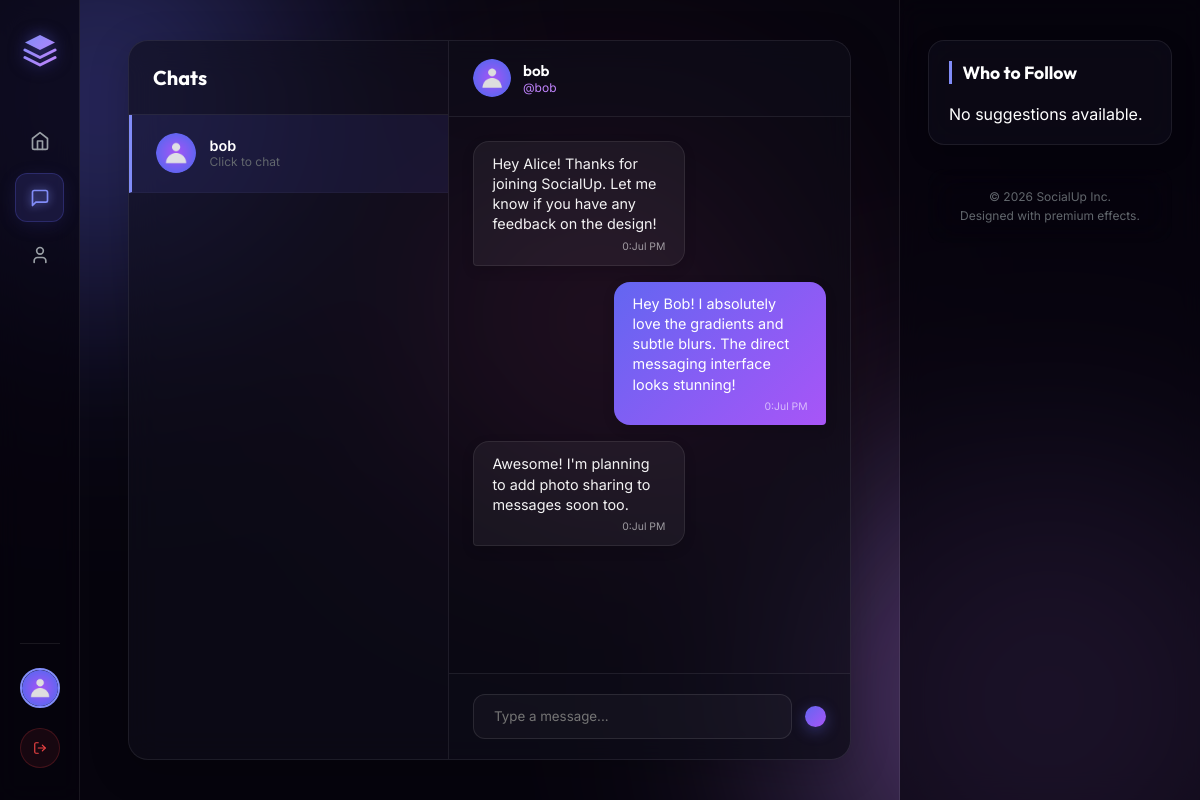
Page /messages/?u=bob (signed in) on the committed database.
### core/models.py (models this page shows, shortened)
class Profile(models.Model):
    user = models.OneToOneField(User, on_delete=models.CASCADE, related_name='profile')
    bio = models.TextField(blank=True, default='')
    profile_picture = models.ImageField(upload_to='profile_pics/', default='profile_pics/default.png', blank=True)
    banner_image = models.ImageField(upload_to='banner_pics/', default='banner_pics/default.png', blank=True)
    following = models.ManyToManyField('self', symmetrical=False, related_name='followers', blank=True)

class Message(models.Model):
    sender = models.ForeignKey(User, on_delete=models.CASCADE, related_name='sent_messages')
    recipient = models.ForeignKey(User, on_delete=models.CASCADE, related_name='received_messages')
    content = models.TextField()
    timestamp = models.DateTimeField(auto_now_add=True)
    is_read = models.BooleanField(default=False)
    class Meta:
        ordering = ['timestamp']

### core/views.py (the view)
# urls.py: path('messages/', views.inbox_view, name='inbox'),
@login_required
def inbox_view(request):
    current_user = request.user
    messages = Message.objects.filter(Q(sender=current_user) | Q(recipient=current_user))
    user_ids = set()
    for msg in messages:
        user_ids.add(msg.sender_id)
        user_ids.add(msg.recipient_id)
    user_ids.discard(current_user.id)
    chat_users = User.objects.filter(id__in=user_ids).select_related('profile')
    active_username = request.GET.get('u', '')
    active_chat_user = None
    chat_messages = []
    if active_username:
        active_chat_user = get_object_or_404(User, username=active_username)
        Message.objects.filter(sender=active_chat_user, recipient=current_user, is_read=False).update(is_read=True)
        chat_messages = Message.objects.filter(
            (Q(sender=current_user) & Q(recipient=active_chat_user)) |
            (Q(sender=active_chat_user) & Q(recipient=current_user))
        ).order_by('timestamp')
    elif chat_users.exists():
        latest_message = Message.objects.filter(Q(sender=current_user) | Q(recipient=current_user)).order_by('-timestamp').first()
        if latest_message:
            other_user = latest_message.recipient if latest_message.sender == current_user else latest_message.sender
            return redirect(f"/messages/?u={other_user.username}")
    return render(request, 'core/inbox.html', {
        'chat_users': chat_users,
        'active_chat_user': active_chat_user,
        'chat_messages': chat_messages,
        'active_tab': 'messages'
    })

### core/templates/core/inbox.html (shortened to what this page needs)
{% extends 'core/base.html' %}
{% load static %}
{% block content %}
<div class="inbox-wrapper">
    <div class="chat-sidebar">
        <header class="chat-sidebar-header">
            <h3>Chats</h3>
        </header>
        <div class="chat-list">
            {% if chat_users %}
                {% for chat_user in chat_users %}
                    <a href="{% url 'inbox' %}?u={{ chat_user.username }}" class="chat-list-item {% if active_chat_user == chat_user %}active{% endif %}">
                        <img src="{% if chat_user.profile.profile_picture %}{{ chat_user.profile.profile_picture.url }}{% else %}{% static 'images/default.png' %}{% endif %}" alt="{{ chat_user.username }}" class="chat-item-avatar">
                        <div class="chat-item-info">
                            <span class="chat-item-name">{{ chat_user.username }}</span>
                            <span class="chat-item-preview">Click to chat</span>
                        </div>
                    </a>
                {% endfor %}
            {% else %}
                <div class="chat-list-empty">
                    <p>No active chats.</p>
                    <p class="subtext">Visit a profile to start a conversation!</p>
                </div>
            {% endif %}
        </div>
    </div>
    <div class="chat-feed-window">
        {% if active_chat_user %}
            <header class="chat-feed-header">
                <a href="{% url 'profile' username=active_chat_user.username %}" class="chat-header-user">
                    <img src="{% if active_chat_user.profile.profile_picture %}{{ active_chat_user.profile.profile_picture.url }}{% else %}{% static 'images/default.png' %}{% endif %}" alt="{{ active_chat_user.username }}" class="chat-header-avatar">
                    <div class="chat-header-meta">
                        <h4>{{ active_chat_user.username }}</h4>
                        <p class="status-indicator">@{{ active_chat_user.username }}</p>
                    </div>
                </a>
            </header>
            <div class="chat-messages-container" id="chat-messages-box">
                {% for message in chat_messages %}
                    <div class="message-bubble-wrapper {% if message.sender == request.user %}outgoing{% else %}incoming{% endif %}">
                        <div class="message-bubble">
                            <p class="message-content">{{ message.content }}</p>
                            <span class="message-time">{{ message.timestamp|date:'I:M A' }}</span>
                        </div>
                    </div>
                {% endfor %}
            </div>
            <form class="chat-composer-form" id="chat-composer-form" data-chat-user="{{ active_chat_user.username }}" onsubmit="submitChatMessage(event, this)">
                <input type="text" name="content" id="chat-message-input" placeholder="Type a message..." autocomplete="off" required>
                <button type="submit" class="btn btn-primary btn-icon-only" title="Send Message">
                </button>
            </form>
        {% endif %}
    </div>
</div>
{% endblock %}

### core/templates/core/base.html (shortened to what this page needs)
{% load static %}
<!DOCTYPE html>
<html lang="en">
<head>
    <link rel="stylesheet" href="{% static 'css/style.css' %}">
</head>
<body>
    <div class="glow-bg glow-1"></div>
    <div class="glow-bg glow-2"></div>
    <div class="glow-bg glow-3"></div>
    <div class="app-container">
        <aside class="sidebar">
            <div class="brand">
                <div class="brand-logo">
                </div>
            </div>
            <nav class="nav-menu">
                <a href="{% url 'feed' %}" class="nav-item {% if active_tab == 'home' %}active{% endif %}" id="nav-home">
                    <svg class="nav-icon" viewBox="0 0 24 24" fill="none" stroke="currentColor" stroke-width="2" stroke-linecap="round" stroke-linejoin="round"><path d="m3 9 9-7 9 7v11a2 2 0 0 1-2 2H5a2 2 0 0 1-2-2z"/><polyline points="9 22 9 12 15 12 15 22"/></svg>
                </a>
                <a href="{% url 'inbox' %}" class="nav-item {% if active_tab == 'messages' %}active{% endif %}" id="nav-messages">
                    <svg class="nav-icon" viewBox="0 0 24 24" fill="none" stroke="currentColor" stroke-width="2" stroke-linecap="round" stroke-linejoin="round"><path d="M21 15a2 2 0 0 1-2 2H7l-4 4V5a2 2 0 0 1 2-2h14a2 2 0 0 1 2 2z"/></svg>
                </a>
                <a href="{% url 'profile' username=request.user.username %}" class="nav-item {% if active_tab == 'profile' %}active{% endif %}" id="nav-profile">
                    <svg class="nav-icon" viewBox="0 0 24 24" fill="none" stroke="currentColor" stroke-width="2" stroke-linecap="round" stroke-linejoin="round"><path d="M19 21v-2a4 4 0 0 0-4-4H9a4 4 0 0 0-4 4v2"/><circle cx="12" cy="7" r="4"/></svg>
                </a>
            </nav>
            <div class="sidebar-footer">
                <div class="user-pill">
                    <img src="{% if request.user.profile.profile_picture %}{{ request.user.profile.profile_picture.url }}{% else %}{% static 'images/default.png' %}{% endif %}" alt="{{ request.user.username }}" class="user-avatar-small">
                </div>
                <a href="{% url 'logout' %}" class="btn btn-logout" id="btn-logout">
                    <svg viewBox="0 0 24 24" fill="none" stroke="currentColor" stroke-width="2" stroke-linecap="round" stroke-linejoin="round"><path d="M9 21H5a2 2 0 0 1-2-2V5a2 2 0 0 1 2-2h4"/><polyline points="16 17 21 12 16 7"/><line x1="21" y1="12" x2="9" y2="12"/></svg>
                </a>
            </div>
        </aside>
        <main class="main-content">
            {% block content %}{% endblock %}
        </main>
        <aside class="right-panel">
            <div class="widget suggestions-widget">
                <h3 class="widget-title">Who to Follow</h3>
                <div class="suggestions-list">
                    {% if suggestions %}
                        {% for suggestion in suggestions %}
                            <div class="suggestion-card" id="suggestion-{{ suggestion.id }}">
                                <a href="{% url 'profile' username=suggestion.user.username %}" class="suggestion-link">
                                    <img src="{% if suggestion.profile_picture %}{{ suggestion.profile_picture.url }}{% else %}{% static 'images/default.png' %}{% endif %}" alt="{{ suggestion.user.username }}" class="suggestion-avatar">
                                    <div class="suggestion-info">
                                        <h4 class="suggestion-name">{{ suggestion.user.username }}</h4>
                                        <p class="suggestion-handle">@{{ suggestion.user.username }}</p>
                                    </div>
                                </a>
                                <button class="btn btn-follow-toggle btn-sm" data-profile-id="{{ suggestion.id }}" onclick="toggleFollow(this)">
                                    Follow
                                </button>
                            </div>
                        {% endfor %}
                    {% else %}
                        <p class="empty-state-text">No suggestions available.</p>
                    {% endif %}
                </div>
            </div>
            <div class="widget copyright-widget">
                <p>&copy; 2026 SocialUp Inc.</p>
                <p>Designed with premium effects.</p>
            </div>
        </aside>
    </div>
</body>
</html>

### rows in the picture
Message: content "Hey Alice! Thanks for joining SocialUp. Let me know if you have any feedback on the design!", timestamp "0:Jul PM"
Message: content "Hey Bob! I absolutely love the gradients and subtle blurs. The direct messaging interface looks stunning!", timestamp "0:Jul PM"
Message: content "Awesome! I'm planning to add photo sharing to messages soon too.", timestamp "0:Jul PM"

### other values in the picture
{{ chat_user.username }} "bob"
{{ active_chat_user.username }} "bob"
